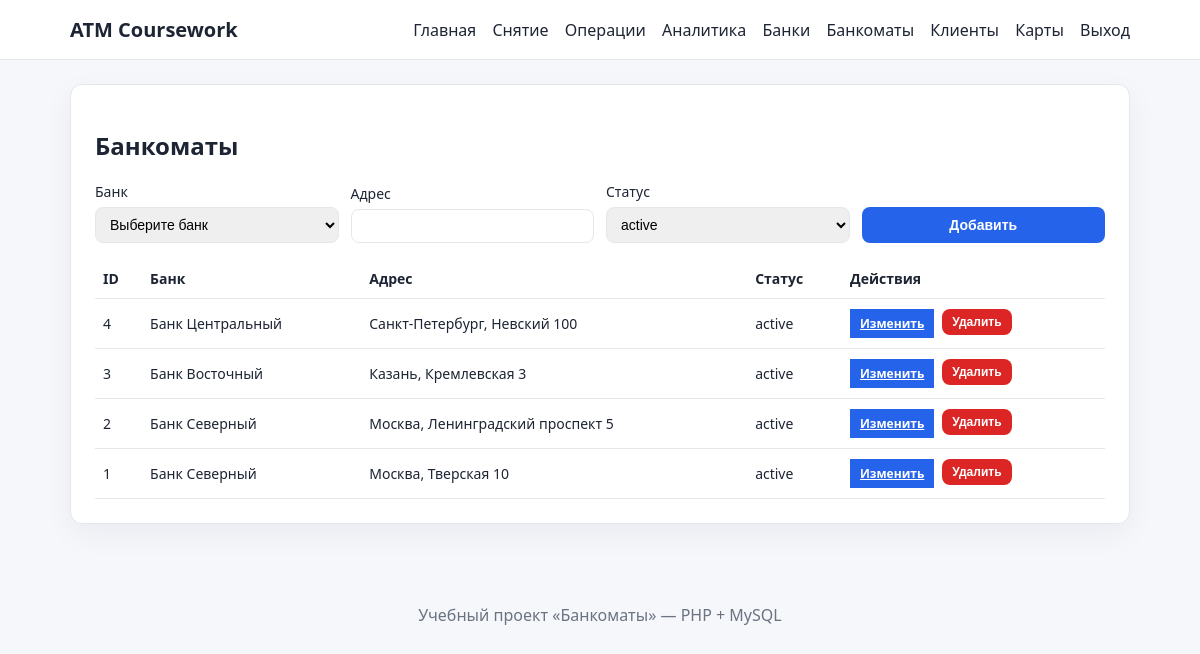
The app's page /atms.php (signed in) with its own data.
### tables this page shows
CREATE TABLE atms (
  atm_id INT AUTO_INCREMENT PRIMARY KEY,
  bank_id INT NOT NULL,
  location VARCHAR(255) NOT NULL,
  status ENUM('active','inactive') NOT NULL DEFAULT 'active',
  CONSTRAINT fk_atms_bank
    FOREIGN KEY (bank_id) REFERENCES banks(bank_id)
    ON DELETE RESTRICT ON UPDATE CASCADE,
  INDEX idx_atms_bank_id (bank_id)
);

CREATE TABLE banks (
  bank_id INT AUTO_INCREMENT PRIMARY KEY,
  name VARCHAR(120) NOT NULL UNIQUE
);

### includes/auth.php (called while the page is built, shortened)
<?php
function current_user(): ?array
{
    return $_SESSION['user'] ?? null;
}
function is_logged_in(): bool
{
    return isset($_SESSION['user']);
}
function is_admin(): bool
{
    return is_logged_in() && ($_SESSION['user']['role'] ?? '') === 'admin';
}

### includes/functions.php (called while the page is built, shortened)
<?php
function h(string $value): string
{
    return htmlspecialchars($value, ENT_QUOTES, 'UTF-8');
}

### atms.php (the view, shortened to what this page needs)
<?php
require_once __DIR__ . '/includes/init.php';
$isAdmin = is_admin();
$editAtm = null;
$atms = $pdo->query('SELECT atms.*, banks.name AS bank_name FROM atms JOIN banks ON banks.bank_id = atms.bank_id ORDER BY atms.atm_id DESC')->fetchAll();
require_once __DIR__ . '/includes/header.php';
?>
<section class="card">
    <h1>Банкоматы</h1>
    <?php if ($isAdmin): ?>
        <form method="post" class="form grid" novalidate>
            <label>
                Банк
                <select name="bank_id" required>
                    <option value="">Выберите банк</option>
                </select>
            </label>
            <label>
                Адрес
                <input type="text" name="location" required value="<?= h($editAtm['location'] ?? '') ?>">
            </label>
            <label>
                Статус
                <select name="status">
                    <option value="active" <?= ($editAtm['status'] ?? '') === 'active' ? 'selected' : '' ?>>active</option>
                </select>
            </label>
            <button class="button" type="submit"><?= $editAtm ? 'Сохранить' : 'Добавить' ?></button>
        </form>
    <?php else: ?>
        <p class="muted">Справочник доступен только для просмотра.</p>
    <?php endif; ?>
    <table class="table">
        <thead>
            <tr>
                <th>ID</th>
                <th>Банк</th>
                <th>Адрес</th>
                <th>Статус</th>
                <?php if ($isAdmin): ?><th>Действия</th><?php endif; ?>
            </tr>
        </thead>
        <tbody>
        <?php foreach ($atms as $atm): ?>
            <tr>
                <td><?= h($atm['atm_id']) ?></td>
                <td><?= h($atm['bank_name']) ?></td>
                <td><?= h($atm['location']) ?></td>
                <td><?= h($atm['status']) ?></td>
                <?php if ($isAdmin): ?>
                    <td class="actions">
                        <a class="button small" href="atms.php?edit=<?= h($atm['atm_id']) ?>">Изменить</a>
                        <form method="post" onsubmit="return confirm('Удалить банкомат?');">
                            <button class="button danger small" type="submit">Удалить</button>
                        </form>
                    </td>
                <?php endif; ?>
            </tr>
        <?php endforeach; ?>
        </tbody>
    </table>
</section>
<?php
require_once __DIR__ . '/includes/footer.php';
?>

### includes/header.php (shortened to what this page needs)
<?php
$user = current_user();
?>
<!DOCTYPE html>
<html lang="ru">
<head>
    <link rel="stylesheet" href="assets/style.css">
</head>
<body>
<header class="site-header">
    <div class="container">
        <div class="logo">ATM Coursework</div>
        <nav class="nav">
            <a href="index.php">Главная</a>
            <?php if ($user): ?>
                <a href="withdraw.php">Снятие</a>
                <a href="operations.php">Операции</a>
                <a href="analytics.php">Аналитика</a>
                <?php if (is_admin()): ?>
                    <a href="banks.php">Банки</a>
                    <a href="atms.php">Банкоматы</a>
                    <a href="customers.php">Клиенты</a>
                    <a href="cards.php">Карты</a>
                <?php endif; ?>
                <a href="logout.php">Выход</a>
            <?php else: ?>
                <a href="login.php">Вход</a>
            <?php endif; ?>
        </nav>
    </div>
</header>
<main class="container">

### includes/footer.php (shortened to what this page needs)
</main>
<footer class="site-footer">
    <div class="container">Учебный проект «Банкоматы» — PHP + MySQL</div>
</footer>
</body>
</html>

### assets/style.css (style rules this page uses)
:root { color-scheme: light; --bg: #f5f7fb; --card: #ffffff; --text: #1d2433; --muted: #6b7280; --accent: #2563eb; --danger: #dc2626; --success: #16a34a; --warning: #f59e0b; --border: #e5e7eb; }
* { box-sizing: border-box; }
body { margin: 0; font-family: "Segoe UI", sans-serif; background: var(--bg); color: var(--text); }
.container { max-width: 1100px; margin: 0 auto; padding: 0 20px; }
.site-header { background: var(--card); border-bottom: 1px solid var(--border); }
.site-header .container { display: flex; align-items: center; justify-content: space-between; padding: 16px 20px; }
.logo { font-weight: 700; font-size: 20px; }
.nav a { margin-left: 12px; text-decoration: none; color: var(--text); font-weight: 500; }
main.container { padding: 24px 20px 40px; }
.card { background: var(--card); border: 1px solid var(--border); border-radius: 12px; padding: 24px; margin-bottom: 24px; box-shadow: 0 10px 30px rgba(15, 23, 42, 0.05); }
.form { display: flex; flex-direction: column; gap: 12px; margin-bottom: 16px; }
.form.grid { display: grid; grid-template-columns: repeat(auto-fit, minmax(220px, 1fr)); gap: 12px; align-items: end; }
label { display: flex; flex-direction: column; font-size: 14px; gap: 6px; }
input, select, button { padding: 8px 10px; border-radius: 8px; border: 1px solid var(--border); font-size: 14px; }
.button { background: var(--accent); color: #fff; border: none; cursor: pointer; padding: 10px 16px; font-weight: 600; }
.button.danger { background: var(--danger); }
.button.small { padding: 6px 10px; font-size: 12px; }
.table { width: 100%; border-collapse: collapse; font-size: 14px; }
.table th, .table td { border-bottom: 1px solid var(--border); padding: 10px 8px; text-align: left; }
.actions { display: flex; gap: 8px; flex-wrap: wrap; }
.site-footer { padding: 16px 0; text-align: center; color: var(--muted); }

### records on screen
atms: atm_id "4", bank.name "Банк Центральный", location "Санкт-Петербург, Невский 100", status "active"
atms: atm_id "3", bank.name "Банк Восточный", location "Казань, Кремлевская 3", status "active"
atms: atm_id "2", bank.name "Банк Северный", location "Москва, Ленинградский проспект 5", status "active"
atms: atm_id "1", bank.name "Банк Северный", location "Москва, Тверская 10", status "active"
